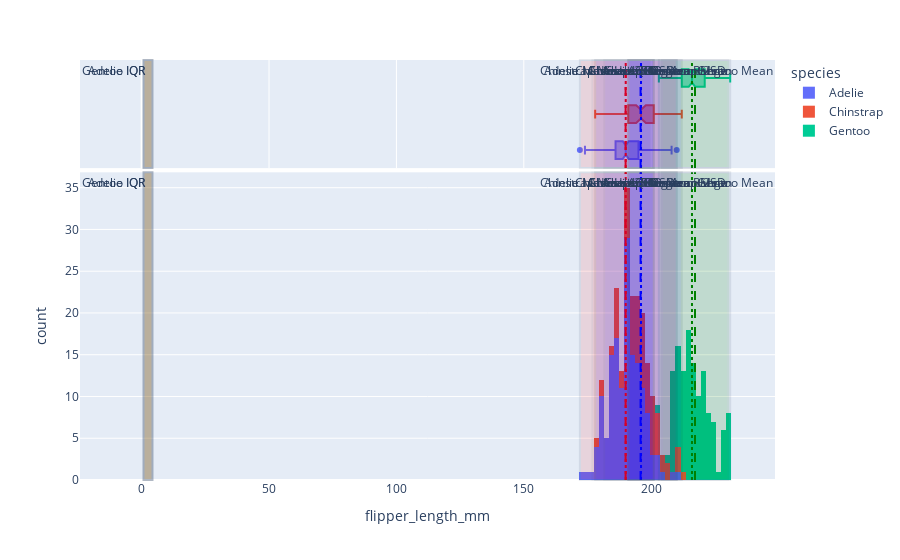

The code cell stored with this chart in its notebook:
### Markdown cell above
#### 1. Use *fig.add_[h/v]line()* and *fig.add_[h/v]rect()* to mark, respspectively, location (mean and median) and scale (range, interquartile range, and a range defined by two standard deviations away from the mean in both directions) of *flipper_length_mm* for each _species_ onto _plotly_ histograms of *flipper_length_mm* for each _species_ in the penguins dataset<br>

<details class="details-example"><summary style="color:blue"><u>Further Guidance</u></summary>

**Time Management Warning**: it takes a long time to make a figure, whether you're working with a ChatBot, or building it from scratch based on trial and error changes with your code. ChatBots remove the need to understand the detailed nuances of data visualization library arguments and construction procedures. But after you've passed the 30 minute range of effort working with your ChatBot for this problem to try to get what you want, then your only options are to start a new session and hope for a smoother experience based on improved clarity of your directions, or submit what you have along with a brief note highlighting the duration in your chatlog history where your efforts to make progress did not produce the desired outcome.

> The code referenced above [*fig.add_[h/v]line()*](https://plotly.com/python/horizontal-vertical-shapes/) and [*fig.add_[h/v]rect()*](https://plotly.com/python/line-charts/) refer to `fig.add_hline()` and `fig.add_hline()` and `fig.add_hrect()` and `fig.add_vrect()` which overly lines rectangles onto a figure from different orientation perspectives.
>
> - _There are several considerations in this problem..._
>     - _The histograms can be on the same figure, on separate figures, or separated into different panels in the same figure_
>     - _The elements within a figure should be well annotated, probobably using a so-called legend to help make sure annotations don't overlap each other and are clear and readible_
> - _There are several ways to approach this problem..._
>     - _You will likely be very pleased when you run the code returned to you as the result of pasting this question in as a prompt into a ChatBot session; but, you will also likely need to interact with the ChatBot to ask for adjustments to the code which give a final satisfactory figure (and this is the recommended approach to get the experience this problem intends you to have)_
>     - _**When using a ChatBot, if the code provided by your ChatBot results in an error, show the error to your ChatBot and iterate this process with the adjusted "fixed" code provided by the ChatBot... this process usually converges some something workable that's pretty close to what you were going for**_
>     - <u>**And don't forget, a ChatBot can explain what how code it provides works, if you ask it to...**</u>
>     - _You could alternatively figure out how to code this plot up for yourself by looking at the provided documentation links and perhaps using some additional google searchers or ChatBot queries to help out with specific issues or examples; and, if you end up interested in figuring out a little more how the code works that's great and definitely feel free to go ahead and do so, but at this stage the point of this problem is to understand the general ideas of figures themselves as opposed to being an expert about the code that generated them_
    
</details>

### Code cell
import pandas as pd
import plotly.express as px
import plotly.graph_objects as go
import numpy as np

# Load the dataset
penguins = pd.read_csv("https://raw.githubusercontent.com/mwaskom/seaborn-data/master/penguins.csv")

# Create a plotly figure
fig = px.histogram(penguins, x="flipper_length_mm", color="species", nbins=30, marginal="box")

# Group the data by species and calculate mean, median, and other statistics
species_groups = penguins.groupby('species')['flipper_length_mm']
statistics = species_groups.agg(['mean', 'median', 'min', 'max', lambda x: np.percentile(x, 25), lambda x: np.percentile(x, 75), 'std'])
statistics.columns = ['mean', 'median', 'min', 'max', 'Q1', 'Q3', 'std']

# Add horizontal lines for mean and median, and shaded regions for range, interquartile range, and two std devs from mean for each species
colors = {'Adelie': 'red', 'Chinstrap': 'blue', 'Gentoo': 'green'}

for species, stats in statistics.iterrows():
    # Add mean and median lines
    fig.add_vline(x=stats['mean'], line_color=colors[species], line_dash="dash", annotation_text=f"{species} Mean", annotation_position="top right")
    fig.add_vline(x=stats['median'], line_color=colors[species], line_dash="dot", annotation_text=f"{species} Median", annotation_position="top left")

    # Add shaded regions for range
    fig.add_vrect(x0=stats['min'], x1=stats['max'], fillcolor=colors[species], opacity=0.1, annotation_text=f"{species} Range")

    # Add shaded regions for interquartile range (Q1-Q3)
    fig.add_vrect(x0=stats['Q1'], x1=stats['Q3'], fillcolor=colors[species], opacity=0.2, annotation_text=f"{species} IQR")

    # Add shaded regions for two standard deviations from mean
    fig.add_vrect(x0=stats['mean'] - 2*stats['std'], x1=stats['mean'] + 2*stats['std'], fillcolor=colors[species], opacity=0.05, annotation_text=f"{species} ±2SD")

# Show the plot
fig.show()

### Figure 1 — Plotly figure (JSON) as saved in the notebook; plotly's stock layout.template omitted (floating-point values rounded to 4 significant figures; data arrays with more than 128 entries replaced by an {"elided": "..."} marker saying what was removed)
{"data": [{"alignmentgroup": "True", "bingroup": "x", "hovertemplate": "species=Adelie<br>flipper_length_mm=%{x}<br>count=%{y}<extra></extra>", "legendgroup": "Adelie", "marker": {"color": "#636efa", "pattern": {"shape": ""}}, "name": "Adelie", "nbinsx": 30, "offsetgroup": "Adelie", "orientation": "v", "showlegend": true, "type": "histogram", "x": {"elided": "152 int values"}, "xaxis": "x", "yaxis": "y"}, {"alignmentgroup": "True", "hovertemplate": "species=Adelie<br>flipper_length_mm=%{x}<extra></extra>", "legendgroup": "Adelie", "marker": {"color": "#636efa"}, "name": "Adelie", "notched": true, "offsetgroup": "Adelie", "showlegend": false, "type": "box", "x": {"elided": "152 int values"}, "xaxis": "x2", "yaxis": "y2"}, {"alignmentgroup": "True", "bingroup": "x", "hovertemplate": "species=Chinstrap<br>flipper_length_mm=%{x}<br>count=%{y}<extra></extra>", "legendgroup": "Chinstrap", "marker": {"color": "#EF553B", "pattern": {"shape": ""}}, "name": "Chinstrap", "nbinsx": 30, "offsetgroup": "Chinstrap", "orientation": "v", "showlegend": true, "type": "histogram", "x": [192, 196, 193, 188, 197, 198, 178, 197, 195, 198, 193, 194, 185, 201, 190, 201, 197, 181, 190, 195, 181, 191, 187, 193, 195, 197, 200, 200, 191, 205, 187, 201, 187, 203, 195, 199, 195, 210, 192, 205, 210, 187, 196, 196, 196, 201, 190, 212, 187, 198, 199, 201, 193, 203, 187, 197, 191, 203, 202, 194, 206, 189, 195, 207, 202, 193, 210, 198], "xaxis": "x", "yaxis": "y"}, {"alignmentgroup": "True", "hovertemplate": "species=Chinstrap<br>flipper_length_mm=%{x}<extra></extra>", "legendgroup": "Chinstrap", "marker": {"color": "#EF553B"}, "name": "Chinstrap", "notched": true, "offsetgroup": "Chinstrap", "showlegend": false, "type": "box", "x": [192, 196, 193, 188, 197, 198, 178, 197, 195, 198, 193, 194, 185, 201, 190, 201, 197, 181, 190, 195, 181, 191, 187, 193, 195, 197, 200, 200, 191, 205, 187, 201, 187, 203, 195, 199, 195, 210, 192, 205, 210, 187, 196, 196, 196, 201, 190, 212, 187, 198, 199, 201, 193, 203, 187, 197, 191, 203, 202, 194, 206, 189, 195, 207, 202, 193, 210, 198], "xaxis": "x2", "yaxis": "y2"}, {"alignmentgroup": "True", "bingroup": "x", "hovertemplate": "species=Gentoo<br>flipper_length_mm=%{x}<br>count=%{y}<extra></extra>", "legendgroup": "Gentoo", "marker": {"color": "#00cc96", "pattern": {"shape": ""}}, "name": "Gentoo", "nbinsx": 30, "offsetgroup": "Gentoo", "orientation": "v", "showlegend": true, "type": "histogram", "x": [211, 230, 210, 218, 215, 210, 211, 219, 209, 215, 214, 216, 214, 213, 210, 217, 210, 221, 209, 222, 218, 215, 213, 215, 215, 215, 216, 215, 210, 220, 222, 209, 207, 230, 220, 220, 213, 219, 208, 208, 208, 225, 210, 216, 222, 217, 210, 225, 213, 215, 210, 220, 210, 225, 217, 220, 208, 220, 208, 224, 208, 221, 214, 231, 219, 230, 214, 229, 220, 223, 216, 221, 221, 217, 216, 230, 209, 220, 215, 223, 212, 221, 212, 224, 212, 228, 218, 218, 212, 230, 218, 228, 212, 224, 214, 226, 216, 222, 203, 225, 219, 228, 215, 228, 216, 215, 210, 219, 208, 209, 216, 229, 213, 230, 217, 230, 217, 222, 214, null, 215, 222, 212, 213], "xaxis": "x", "yaxis": "y"}, {"alignmentgroup": "True", "hovertemplate": "species=Gentoo<br>flipper_length_mm=%{x}<extra></extra>", "legendgroup": "Gentoo", "marker": {"color": "#00cc96"}, "name": "Gentoo", "notched": true, "offsetgroup": "Gentoo", "showlegend": false, "type": "box", "x": [211, 230, 210, 218, 215, 210, 211, 219, 209, 215, 214, 216, 214, 213, 210, 217, 210, 221, 209, 222, 218, 215, 213, 215, 215, 215, 216, 215, 210, 220, 222, 209, 207, 230, 220, 220, 213, 219, 208, 208, 208, 225, 210, 216, 222, 217, 210, 225, 213, 215, 210, 220, 210, 225, 217, 220, 208, 220, 208, 224, 208, 221, 214, 231, 219, 230, 214, 229, 220, 223, 216, 221, 221, 217, 216, 230, 209, 220, 215, 223, 212, 221, 212, 224, 212, 228, 218, 218, 212, 230, 218, 228, 212, 224, 214, 226, 216, 222, 203, 225, 219, 228, 215, 228, 216, 215, 210, 219, 208, 209, 216, 229, 213, 230, 217, 230, 217, 222, 214, null, 215, 222, 212, 213], "xaxis": "x2", "yaxis": "y2"}], "layout": {"annotations": [{"showarrow": false, "text": "Adelie Mean", "x": 190.0, "xanchor": "left", "xref": "x", "y": 1, "yanchor": "top", "yref": "y domain"}, {"showarrow": false, "text": "Adelie Mean", "x": 190.0, "xanchor": "left", "xref": "x2", "y": 1, "yanchor": "top", "yref": "y2 domain"}, {"showarrow": false, "text": "Adelie Median", "x": 190, "xanchor": "right", "xref": "x", "y": 1, "yanchor": "top", "yref": "y domain"}, {"showarrow": false, "text": "Adelie Median", "x": 190, "xanchor": "right", "xref": "x2", "y": 1, "yanchor": "top", "yref": "y2 domain"}, {"showarrow": false, "text": "Adelie Range", "x": 210, "xanchor": "right", "xref": "x", "y": 1, "yanchor": "top", "yref": "y domain"}, {"showarrow": false, "text": "Adelie Range", "x": 210, "xanchor": "right", "xref": "x2", "y": 1, "yanchor": "top", "yref": "y2 domain"}, {"showarrow": false, "text": "Adelie IQR", "x": null, "xanchor": "right", "xref": "x", "y": 1, "yanchor": "top", "yref": "y domain"}, {"showarrow": false, "text": "Adelie IQR", "x": null, "xanchor": "right", "xref": "x2", "y": 1, "yanchor": "top", "yref": "y2 domain"}, {"showarrow": false, "text": "Adelie ±2SD", "x": 203.0, "xanchor": "right", "xref": "x", "y": 1, "yanchor": "top", "yref": "y domain"}, {"showarrow": false, "text": "Adelie ±2SD", "x": 203.0, "xanchor": "right", "xref": "x2", "y": 1, "yanchor": "top", "yref": "y2 domain"}, {"showarrow": false, "text": "Chinstrap Mean", "x": 195.8, "xanchor": "left", "xref": "x", "y": 1, "yanchor": "top", "yref": "y domain"}, {"showarrow": false, "text": "Chinstrap Mean", "x": 195.8, "xanchor": "left", "xref": "x2", "y": 1, "yanchor": "top", "yref": "y2 domain"}, {"showarrow": false, "text": "Chinstrap Median", "x": 196, "xanchor": "right", "xref": "x", "y": 1, "yanchor": "top", "yref": "y domain"}, {"showarrow": false, "text": "Chinstrap Median", "x": 196, "xanchor": "right", "xref": "x2", "y": 1, "yanchor": "top", "yref": "y2 domain"}, {"showarrow": false, "text": "Chinstrap Range", "x": 212, "xanchor": "right", "xref": "x", "y": 1, "yanchor": "top", "yref": "y domain"}, {"showarrow": false, "text": "Chinstrap Range", "x": 212, "xanchor": "right", "xref": "x2", "y": 1, "yanchor": "top", "yref": "y2 domain"}, {"showarrow": false, "text": "Chinstrap IQR", "x": 201, "xanchor": "right", "xref": "x", "y": 1, "yanchor": "top", "yref": "y domain"}, {"showarrow": false, "text": "Chinstrap IQR", "x": 201, "xanchor": "right", "xref": "x2", "y": 1, "yanchor": "top", "yref": "y2 domain"}, {"showarrow": false, "text": "Chinstrap ±2SD", "x": 210.1, "xanchor": "right", "xref": "x", "y": 1, "yanchor": "top", "yref": "y domain"}, {"showarrow": false, "text": "Chinstrap ±2SD", "x": 210.1, "xanchor": "right", "xref": "x2", "y": 1, "yanchor": "top", "yref": "y2 domain"}, {"showarrow": false, "text": "Gentoo Mean", "x": 217.2, "xanchor": "left", "xref": "x", "y": 1, "yanchor": "top", "yref": "y domain"}, {"showarrow": false, "text": "Gentoo Mean", "x": 217.2, "xanchor": "left", "xref": "x2", "y": 1, "yanchor": "top", "yref": "y2 domain"}, {"showarrow": false, "text": "Gentoo Median", "x": 216, "xanchor": "right", "xref": "x", "y": 1, "yanchor": "top", "yref": "y domain"}, {"showarrow": false, "text": "Gentoo Median", "x": 216, "xanchor": "right", "xref": "x2", "y": 1, "yanchor": "top", "yref": "y2 domain"}, {"showarrow": false, "text": "Gentoo Range", "x": 231, "xanchor": "right", "xref": "x", "y": 1, "yanchor": "top", "yref": "y domain"}, {"showarrow": false, "text": "Gentoo Range", "x": 231, "xanchor": "right", "xref": "x2", "y": 1, "yanchor": "top", "yref": "y2 domain"}, {"showarrow": false, "text": "Gentoo IQR", "x": null, "xanchor": "right", "xref": "x", "y": 1, "yanchor": "top", "yref": "y domain"}, {"showarrow": false, "text": "Gentoo IQR", "x": null, "xanchor": "right", "xref": "x2", "y": 1, "yanchor": "top", "yref": "y2 domain"}, {"showarrow": false, "text": "Gentoo ±2SD", "x": 230.2, "xanchor": "right", "xref": "x", "y": 1, "yanchor": "top", "yref": "y domain"}, {"showarrow": false, "text": "Gentoo ±2SD", "x": 230.2, "xanchor": "right", "xref": "x2", "y": 1, "yanchor": "top", "yref": "y2 domain"}], "barmode": "relative", "legend": {"title": {"text": "species"}, "tracegroupgap": 0}, "margin": {"t": 60}, "shapes": [{"line": {"color": "red", "dash": "dash"}, "type": "line", "x0": 190.0, "x1": 190.0, "xref": "x", "y0": 0, "y1": 1, "yref": "y domain"}, {"line": {"color": "red", "dash": "dash"}, "type": "line", "x0": 190.0, "x1": 190.0, "xref": "x2", "y0": 0, "y1": 1, "yref": "y2 domain"}, {"line": {"color": "red", "dash": "dot"}, "type": "line", "x0": 190, "x1": 190, "xref": "x", "y0": 0, "y1": 1, "yref": "y domain"}, {"line": {"color": "red", "dash": "dot"}, "type": "line", "x0": 190, "x1": 190, "xref": "x2", "y0": 0, "y1": 1, "yref": "y2 domain"}, {"fillcolor": "red", "opacity": 0.1, "type": "rect", "x0": 172, "x1": 210, "xref": "x", "y0": 0, "y1": 1, "yref": "y domain"}, {"fillcolor": "red", "opacity": 0.1, "type": "rect", "x0": 172, "x1": 210, "xref": "x2", "y0": 0, "y1": 1, "yref": "y2 domain"}, {"fillcolor": "red", "opacity": 0.2, "type": "rect", "x0": null, "x1": null, "xref": "x", "y0": 0, "y1": 1, "yref": "y domain"}, {"fillcolor": "red", "opacity": 0.2, "type": "rect", "x0": null, "x1": null, "xref": "x2", "y0": 0, "y1": 1, "yref": "y2 domain"}, {"fillcolor": "red", "opacity": 0.05, "type": "rect", "x0": 176.9, "x1": 203.0, "xref": "x", "y0": 0, "y1": 1, "yref": "y domain"}, {"fillcolor": "red", "opacity": 0.05, "type": "rect", "x0": 176.9, "x1": 203.0, "xref": "x2", "y0": 0, "y1": 1, "yref": "y2 domain"}, {"line": {"color": "blue", "dash": "dash"}, "type": "line", "x0": 195.8, "x1": 195.8, "xref": "x", "y0": 0, "y1": 1, "yref": "y domain"}, {"line": {"color": "blue", "dash": "dash"}, "type": "line", "x0": 195.8, "x1": 195.8, "xref": "x2", "y0": 0, "y1": 1, "yref": "y2 domain"}, {"line": {"color": "blue", "dash": "dot"}, "type": "line", "x0": 196, "x1": 196, "xref": "x", "y0": 0, "y1": 1, "yref": "y domain"}, {"line": {"color": "blue", "dash": "dot"}, "type": "line", "x0": 196, "x1": 196, "xref": "x2", "y0": 0, "y1": 1, "yref": "y2 domain"}, {"fillcolor": "blue", "opacity": 0.1, "type": "rect", "x0": 178, "x1": 212, "xref": "x", "y0": 0, "y1": 1, "yref": "y domain"}, {"fillcolor": "blue", "opacity": 0.1, "type": "rect", "x0": 178, "x1": 212, "xref": "x2", "y0": 0, "y1": 1, "yref": "y2 domain"}, {"fillcolor": "blue", "opacity": 0.2, "type": "rect", "x0": 191, "x1": 201, "xref": "x", "y0": 0, "y1": 1, "yref": "y domain"}, {"fillcolor": "blue", "opacity": 0.2, "type": "rect", "x0": 191, "x1": 201, "xref": "x2", "y0": 0, "y1": 1, "yref": "y2 domain"}, {"fillcolor": "blue", "opacity": 0.05, "type": "rect", "x0": 181.6, "x1": 210.1, "xref": "x", "y0": 0, "y1": 1, "yref": "y domain"}, {"fillcolor": "blue", "opacity": 0.05, "type": "rect", "x0": 181.6, "x1": 210.1, "xref": "x2", "y0": 0, "y1": 1, "yref": "y2 domain"}, {"line": {"color": "green", "dash": "dash"}, "type": "line", "x0": 217.2, "x1": 217.2, "xref": "x", "y0": 0, "y1": 1, "yref": "y domain"}, {"line": {"color": "green", "dash": "dash"}, "type": "line", "x0": 217.2, "x1": 217.2, "xref": "x2", "y0": 0, "y1": 1, "yref": "y2 domain"}, {"line": {"color": "green", "dash": "dot"}, "type": "line", "x0": 216, "x1": 216, "xref": "x", "y0": 0, "y1": 1, "yref": "y domain"}, {"line": {"color": "green", "dash": "dot"}, "type": "line", "x0": 216, "x1": 216, "xref": "x2", "y0": 0, "y1": 1, "yref": "y2 domain"}, {"fillcolor": "green", "opacity": 0.1, "type": "rect", "x0": 203, "x1": 231, "xref": "x", "y0": 0, "y1": 1, "yref": "y domain"}, {"fillcolor": "green", "opacity": 0.1, "type": "rect", "x0": 203, "x1": 231, "xref": "x2", "y0": 0, "y1": 1, "yref": "y2 domain"}, {"fillcolor": "green", "opacity": 0.2, "type": "rect", "x0": null, "x1": null, "xref": "x", "y0": 0, "y1": 1, "yref": "y domain"}, {"fillcolor": "green", "opacity": 0.2, "type": "rect", "x0": null, "x1": null, "xref": "x2", "y0": 0, "y1": 1, "yref": "y2 domain"}, {"fillcolor": "green", "opacity": 0.05, "type": "rect", "x0": 204.2, "x1": 230.2, "xref": "x", "y0": 0, "y1": 1, "yref": "y domain"}, {"fillcolor": "green", "opacity": 0.05, "type": "rect", "x0": 204.2, "x1": 230.2, "xref": "x2", "y0": 0, "y1": 1, "yref": "y2 domain"}], "xaxis": {"anchor": "y", "domain": [0, 1], "title": {"text": "flipper_length_mm"}}, "xaxis2": {"anchor": "y2", "domain": [0, 1], "matches": "x", "showgrid": true, "showticklabels": false}, "yaxis": {"anchor": "x", "domain": [0, 0.7326], "title": {"text": "count"}}, "yaxis2": {"anchor": "x2", "domain": [0.7426, 1], "matches": "y2", "showgrid": false, "showline": false, "showticklabels": false, "ticks": ""}}}
